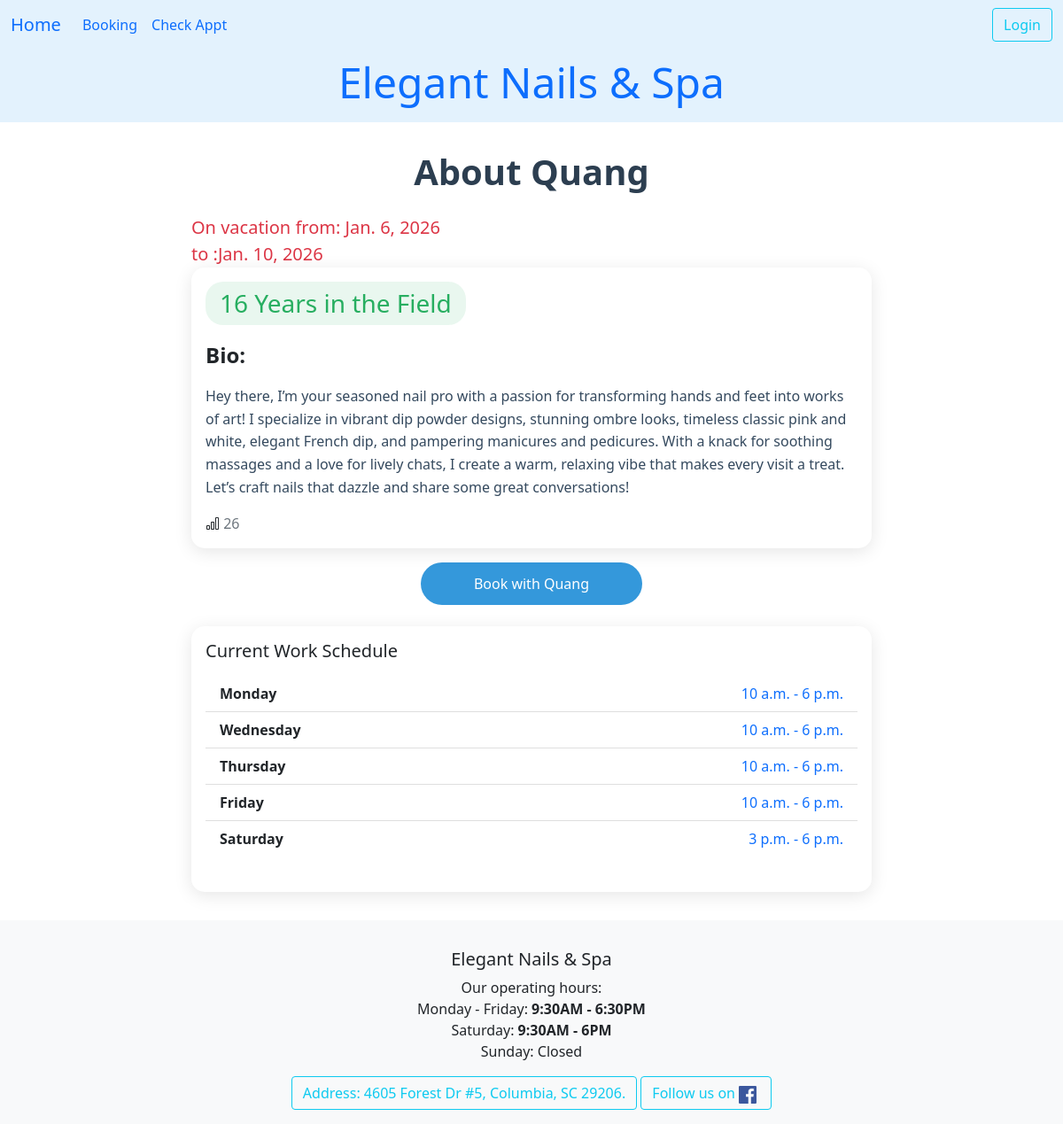
Screenshot of /ledger/employee/2/ with the database file from the repository.
### ledger/models.py (models this page shows, shortened)
class Technician(models.Model):
    name = models.CharField(max_length=25)
    phone = PhoneNumberField()
    email = models.EmailField(max_length=40, null=True, blank=True)
    owner = models.ForeignKey(settings.AUTH_USER_MODEL, on_delete=models.DO_NOTHING)
    start_work_at = models.TimeField()
    end_work = models.TimeField()
    isWork = models.BooleanField(default=False)
    picture = models.ImageField(upload_to='tech_pictures/', null=True, editable=True)
    services = models.ManyToManyField("Service", blank=True, related_name="tech")
    time_come_in = models.DateTimeField(null=True)
    work_days = models.CharField(max_length=7, default="1111110", help_text="MTWTFSS: 1 for work, 0 for off")
    vacation_start = models.DateField(null=True, blank=True, help_text="Start vacation")
    vacation_end = models.DateField(null=True, blank=True, help_text="End vacation, back work!")
    date_go_work = models.DateField(null=True, blank=True)
    history = HistoricalRecords()
    hire_date = models.DateField(auto_now_add=True, help_text="Date when the technician was hired")
    experience = models.PositiveIntegerField(default=0, help_text="Years of experience in the field")
    bio = models.TextField(max_length=500, null=True, blank=True, help_text="Short bio about the technician")
    view_count = models.IntegerField(default=0)
    is_accept_booking = models.BooleanField(default=True, help_text="Is the technician accepting new bookings?")
    @property
    def get_experience(self):
        today = timezone.now().date()
        if not self.hire_date:
            return self.experience
        if self.hire_date > today:
            return self.experience
        total = self.experience
        gain = today.year - self.hire_date.year
        total = self.experience + gain
        return max(total, 0)
    def still_vacation(self):
        if self.vacation_end:
            return self.vacation_end > timezone.now().date()
        return False
    class Meta:
        unique_together = ('name','phone',)
        ordering = ['time_come_in','name']
    def get_absolute_url(self):
        return reverse("datHen:technician_detail", kwargs={"pk": self.pk})

class TechWorkDay(models.Model):
    tech = models.ForeignKey(Technician, on_delete=models.CASCADE)
    start_time = models.TimeField()
    end_time = models.TimeField()
    day_of_week = models.IntegerField(choices=Day_Of_Week)
    is_working = models.BooleanField(default=True)
    class Meta:
        unique_together = ('tech', 'day_of_week')

### ledger/views.py (the view)
# urls.py: path('ledger/employee/<int:pk>/', views.EmployeeBio.as_view(), name='employee_bio'),
class EmployeeBio(DetailView):
    template = "ledger/employee_bio.html"
    def get(self, request, pk):
        employee = get_object_or_404(Technician, id=pk)
        Technician.objects.filter(id=pk).update(view_count=F('view_count') + 1)
        work_days = TechWorkDay.objects.filter(tech=employee).order_by('day_of_week')
        context = {'employee': employee, 'work_days': work_days}
        return render(request, self.template, context)

### ledger/templates/ledger/employee_bio.html (shortened to what this page needs)
{% extends 'base.html' %}
{% load crispy_forms_tags %}
{% load crispy_forms_filters %}
{% block content %}
<div class="container profile-container">
    <h1 class="profile-header">About {{ employee.name | title }}    </h1>
    {% if employee.still_vacation %}
        <div class="fs-5 text-danger">On vacation from: {{ employee.vacation_start }} <br>to :{{ employee.vacation_end }}</div>
    {% endif %}
    <div class="card profile-card">
        <div class="card-body">
            <h3 class="experience-badge">{{ employee.get_experience }} Years in the Field</h3>
            <p class="fs-4 fw-bold">Bio:</p>
            <p class="bio-section">{{ employee.bio }}</p>
            <i class="bi bi-bar-chart"></i><span class="text-sm-end text-secondary"> {{ employee.view_count }}</span>
        </div>
    </div>
    {% if employee.is_accept_booking %}
    <a href="{{ employee.get_absolute_url }}" class="text-decoration-none">
        <button class="book-button">Book with {{ employee.name | title }}</button>
    </a>
    {% endif %}
    <div class="card profile-card mt-4">
        <div class="card-body">
                    <h5 class="card-title mb-3">Current Work Schedule</h5>
                    {% if work_days %}
                    <ul class="list-group list-group-flush mb-4">
                        {% for work_day in work_days %}
                        <li class="list-group-item d-flex justify-content-between align-items-center">
                            <strong>{{ work_day.get_day_of_week_display }}</strong>
                            {% if work_day.is_working %}
                            <span class="text-primary">
                                {{ work_day.start_time }} - {{ work_day.end_time }}
                            </span>
                            {% else %}
                            <span class="text-muted">Off</span>
                            {% endif %}
                        </li>
                        {% endfor %}
                    </ul>
                    {% else %}
                    <p class="text-muted">No work days set.</p>
                    {% endif %}
        </div>
    </div>
</div>
{% endblock content %}

### ledger/templates/ledger/employee_bio.html (style rules this page uses)
.profile-container { max-width: 800px; margin: 0 auto; padding: 2rem 1rem; }
.profile-card { border: none; border-radius: 15px; box-shadow: 0 4px 20px rgba(0, 0, 0, 0.1); transition: transform 0.3s ease; }
.profile-header { color: #2c3e50; font-weight: 700; margin-bottom: 1.5rem; text-align: center; }
.experience-badge { background-color: #e9f7ef; color: #27ae60; padding: 0.5rem 1rem; border-radius: 20px; display: inline-block; margin-bottom: 1rem; }
.bio-section { color: #34495e; line-height: 1.6; }
.book-button { background-color: #3498db; color: white; padding: 0.75rem 1.5rem; border-radius: 25px; border: none; font-weight: 500; transition: background-color 0.3s ease; width: 100%; max-width: 250px; margin: 1rem auto; display: block; text-align: center; }

### rows the page displays
Technician: name "Quang", vacation_start "Jan. 6, 2026", vacation_end "Jan. 10, 2026", get_experience "16", bio "Hey there, I’m your seasoned nail pro with a passion for transforming hands and feet into works of art! I specialize in vibrant dip powder designs, stunning ombre looks, timeless classic pink and white, elegant French dip, and pampering manicures and pedicures. With a knack for soothing massages and a love for lively chats, I create a warm, relaxing vibe that makes every visit a treat. Let’s craft nails that dazzle and share some great conversations!", view_count "26"
TechWorkDay: day_of_week "Monday", start_time "10 a.m.", end_time "6 p.m."
TechWorkDay: day_of_week "Wednesday", start_time "10 a.m.", end_time "6 p.m."
TechWorkDay: day_of_week "Thursday", start_time "10 a.m.", end_time "6 p.m."
TechWorkDay: day_of_week "Friday", start_time "10 a.m.", end_time "6 p.m."
TechWorkDay: day_of_week "Saturday", start_time "3 p.m.", end_time "6 p.m."
